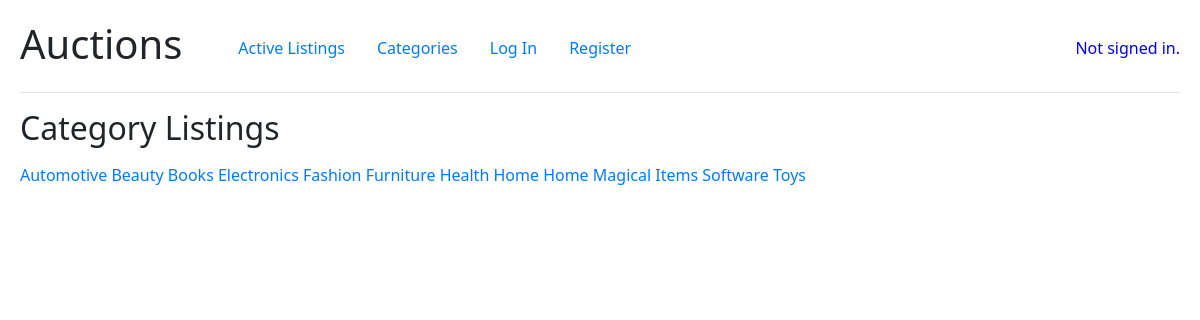
The page /categories on the database as committed earlier.
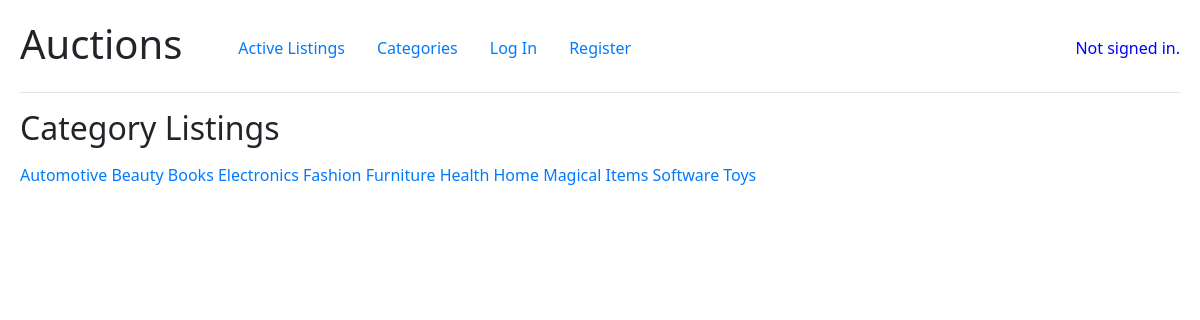
The same page on the database as committed later.
### auctions/models.py (models this page shows)
class Category(models.Model):
    category_item = models.CharField(max_length=64)
    class Meta:
        ordering = ('category_item',)
    def __str__(self):
        return self.category_item

### auctions/views.py (the view)
# urls.py: path("categories", views.categories, name="categories"),
def categories(request):
    return render(request, "auctions/categories.html", {
        "categories": Category.objects.all(),
    })

### auctions/templates/auctions/categories.html (shortened to what this page needs)
{% extends "auctions/layout.html" %}
{% block body %}
    <h2>Category Listings</h2>
        {% for category in categories %}
            <a href="{% url 'category' category=category %}"
            <li>{{ category }}</li>
            </a>
        {% endfor %}
{% endblock %}

### auctions/templates/auctions/layout.html (shortened to what this page needs)
{% load static %}
<!DOCTYPE html>
<html lang="en">
    <head>
        <link rel="stylesheet" href="https://stackpath.bootstrapcdn.com/bootstrap/4.4.1/css/bootstrap.min.css">
        <link rel="stylesheet" href="{% static 'auctions/styles.css' %}">
    </head>
    <body>
        <div id="lay_main">
            <div>
                <h1>Auctions</h1>
            </div>
            <div class="lay_item2">
                <ul class="nav">
                    <li class="nav-item">
                        <a class="nav-link" href="{% url 'index' %}">Active Listings</a>
                    </li>
                    <li class="nav-item">
                        <a class="nav-link" href="{% url 'categories' %}">Categories</a>
                    </li>
                    {% if user.is_authenticated %}
                        <li class="nav-item">
                            <a class="nav-link" href="{% url 'create' %}">Create a Listing</a>
                        </li>
                        <li class="nav-item">
                            <a class="nav-link" href="{% url 'logout' %}">Log Out</a>
                        </li>
                    {% else %}
                        <li class="nav-item">
                            <a class="nav-link" href="{% url 'login' %}">Log In</a>
                        </li>
                        <li class="nav-item">
                            <a class="nav-link" href="{% url 'register' %}">Register</a>
                        </li>
                    {% endif %}
                </ul>
            </div>
            <div class="lay_item3">
                {% if user.is_authenticated %}
                    Signed in as <strong>{{ user.username }}</strong>.
                {% else %}
                    Not signed in.
                {% endif %}
            </div>
        </div>
        <hr>
        {% block body %}
        {% endblock %}
    </body>
</html>

### auctions/static/auctions/styles.css (style rules this page uses)
body { padding: 20px; font-family: 'Segoe UI', Tahoma, Geneva, Verdana, sans-serif; }
#lay_main { display: flex; flex-direction: row; align-items: center; }
.lay_item2 { margin-left: 40px; }
.lay_item3 { color: blue; margin-left: auto; }

Rows that differ between the two databases and show on the page:
removed Category: category_item "Home"
